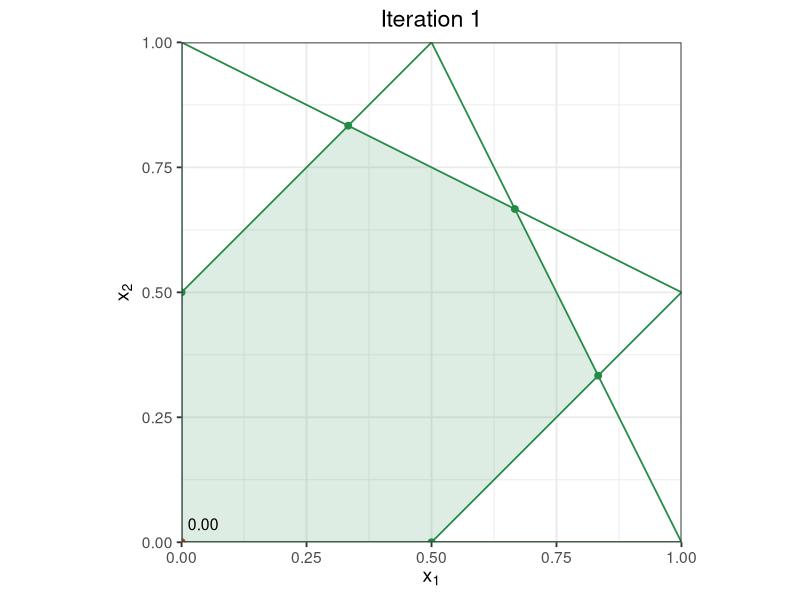
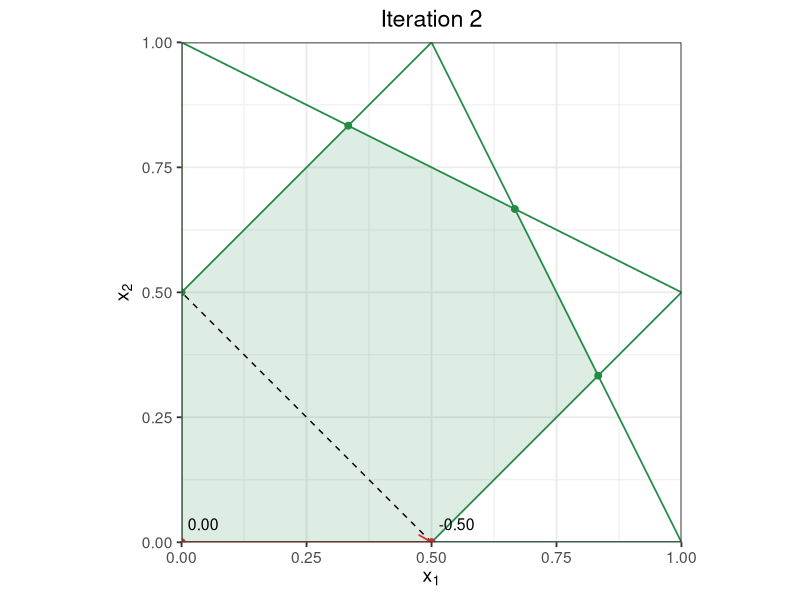
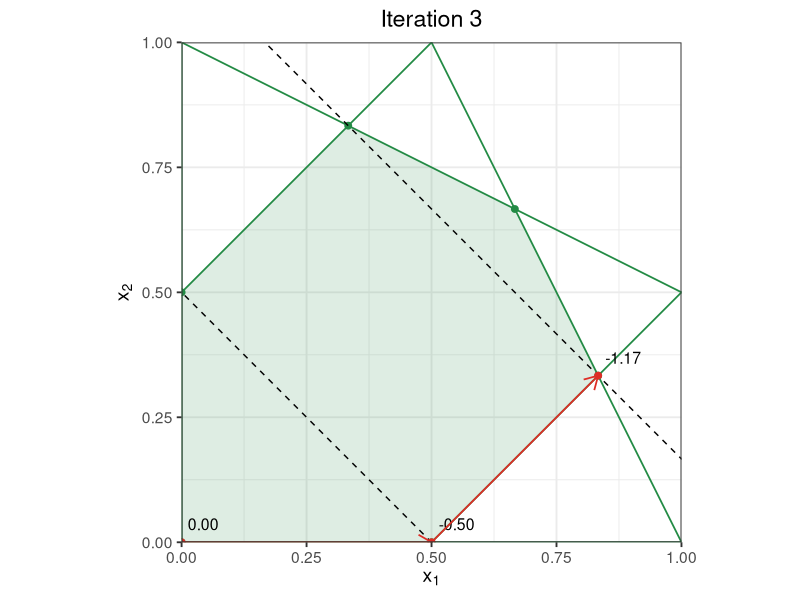
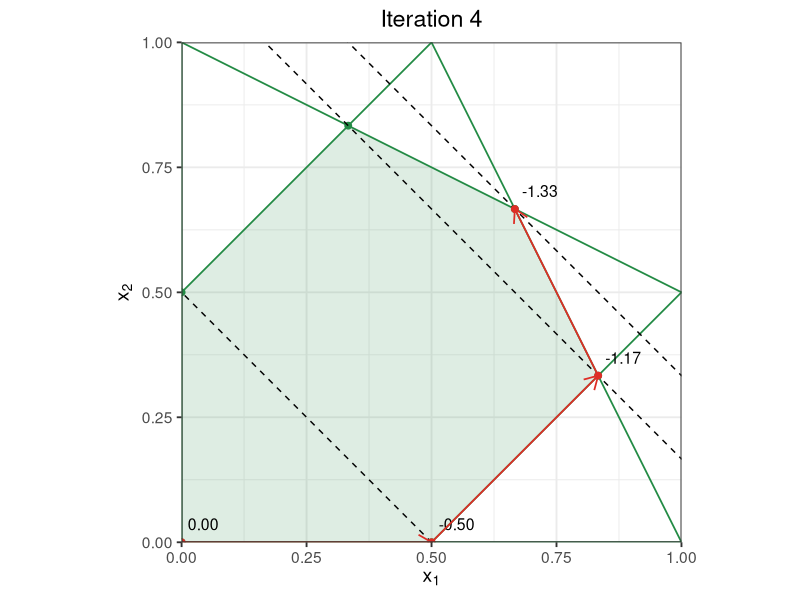

Generate these figures, in order, with R:
# Used in: slides/06-constrained/slides-constrained-3-lp-solvers.tex
#
# Runs a small two-dimensional simplex example and saves one plot per iteration.
# Each plot shows the feasible polytope, visited vertices, and objective level lines.

set.seed(1L)

library(data.table)
library(ggplot2)
library(grid)

figure_dir = "../figure"
dir.create(figure_dir, recursive = TRUE, showWarnings = FALSE)

constraint_color = "#238b45"
trace_color = "#de2d26"
fill_alpha = 0.15

constraint_matrix = matrix(
  c(
    -1, 1,
    1, 2,
    2, 1,
    1, -1,
    -1, 0,
    0, -1
  ),
  ncol = 2L,
  byrow = TRUE
)
constraint_rhs = c(0.5, 2, 2, 0.5, 0, 0)
start_point = c(0, 0)
cost_vector = c(-1, -1)

feasible_vertices = function(a_matrix, b_vector, tolerance = 1e-9) {
  index_pairs = combn(seq_len(nrow(a_matrix)), 2L, simplify = FALSE)

  vertices = lapply(index_pairs, function(active_index) {
    active_matrix = a_matrix[active_index, , drop = FALSE]

    if (abs(det(active_matrix)) <= tolerance) {
      NULL
    } else {
      point = as.numeric(solve(active_matrix, b_vector[active_index]))
      is_feasible = all(drop(a_matrix %*% point) <= b_vector + tolerance)

      if (is_feasible) {
        data.table(x1 = point[1L], x2 = point[2L])
      } else {
        NULL
      }
    }
  })

  vertices = Filter(Negate(is.null), vertices)

  if (length(vertices) == 0L) {
    data.table(x1 = numeric(), x2 = numeric())
  } else {
    unique(rbindlist(vertices))
  }
}

order_vertices = function(vertices) {
  if (nrow(vertices) <= 2L) {
    vertices
  } else {
    center_x1 = mean(vertices$x1)
    center_x2 = mean(vertices$x2)
    ordered_vertices = copy(vertices)
    ordered_vertices[, angle := atan2(x2 - center_x2, x1 - center_x1)]
    setorder(ordered_vertices, angle)
    ordered_vertices[, angle := NULL]
    ordered_vertices
  }
}

constraint_lines = function(a_matrix, b_vector, tolerance = 1e-9) {
  line_data = data.table(
    a1 = a_matrix[, 1L],
    a2 = a_matrix[, 2L],
    rhs = b_vector
  )

  list(
    abline = line_data[abs(a2) > tolerance][
      ,
      .(intercept = rhs / a2, slope = -a1 / a2)
    ],
    vline = line_data[abs(a2) <= tolerance & abs(a1) > tolerance][
      ,
      .(x_intercept = rhs / a1)
    ]
  )
}

plot_polytope = function(a_matrix, b_vector) {
  vertices = order_vertices(feasible_vertices(a_matrix, b_vector))
  lines = constraint_lines(a_matrix, b_vector)

  ggplot() +
    geom_abline(
      data = lines$abline,
      mapping = aes(intercept = intercept, slope = slope),
      color = constraint_color,
      linewidth = 0.6
    ) +
    geom_vline(
      data = lines$vline,
      mapping = aes(xintercept = x_intercept),
      color = constraint_color,
      linewidth = 0.6
    ) +
    geom_polygon(
      data = vertices,
      mapping = aes(x = x1, y = x2),
      fill = constraint_color,
      alpha = fill_alpha
    ) +
    geom_point(
      data = vertices,
      mapping = aes(x = x1, y = x2),
      color = constraint_color,
      size = 2
    ) +
    coord_equal(xlim = c(0, 1), ylim = c(0, 1), expand = FALSE) +
    labs(x = expression(x[1]), y = expression(x[2])) +
    theme_bw(base_size = 14L) +
    theme(plot.title = element_text(hjust = 0.5))
}

select_active_basis = function(a_matrix, active_set, n_variables, tolerance = 1e-9) {
  if (length(active_set) < n_variables) {
    stop("The current point has too few active constraints to identify a simplex basis.")
  }

  basis_candidates = combn(active_set, n_variables, simplify = FALSE)
  valid_basis = vapply(
    basis_candidates,
    function(basis_rows) {
      basis_matrix = a_matrix[basis_rows, , drop = FALSE]
      abs(det(basis_matrix)) > tolerance
    },
    logical(1L)
  )

  selected_index = which(valid_basis)[1L]

  if (is.na(selected_index)) {
    stop("The active constraints do not contain a nonsingular simplex basis.")
  }

  basis_candidates[[selected_index]]
}

trace_row = function(point, previous_point, cost) {
  objective_value = as.numeric(cost %*% point)

  data.table(
    x1 = point[1L],
    x2 = point[2L],
    x1_old = previous_point[1L],
    x2_old = previous_point[2L],
    objective_value = round(objective_value, 2L),
    objective_label = sprintf("%.2f", round(objective_value, 2L)),
    intercept = objective_value / cost[2L],
    slope = -cost[1L] / cost[2L]
  )
}

simplex_trace = function(a_matrix, b_vector, cost, start, tolerance = 1e-8, max_iterations = 20L) {
  n_variables = ncol(a_matrix)
  point = start
  previous_point = c(NA_real_, NA_real_)
  trace = list(trace_row(point, previous_point, cost))

  for (iteration in seq_len(max_iterations)) {
    active_set = which(abs(drop(a_matrix %*% point - b_vector)) <= tolerance)
    basis_rows = select_active_basis(a_matrix, active_set, n_variables, tolerance)
    edge_matrix = -solve(a_matrix[basis_rows, , drop = FALSE])
    objective_improvement = drop(-cost %*% edge_matrix)

    if (all(objective_improvement <= tolerance)) {
      break
    }

    edge_index = which(objective_improvement > tolerance)[1L]
    edge = edge_matrix[, edge_index]
    blocking_constraints = which(drop(a_matrix %*% edge) > tolerance)

    if (length(blocking_constraints) == 0L) {
      stop("The linear program is unbounded in the selected simplex direction.")
    }

    step_lengths = (
      b_vector[blocking_constraints] - drop(a_matrix[blocking_constraints, , drop = FALSE] %*% point)
    ) / drop(a_matrix[blocking_constraints, , drop = FALSE] %*% edge)

    positive_steps = step_lengths[step_lengths > tolerance]

    if (length(positive_steps) == 0L) {
      stop("No positive simplex step length found.")
    }

    previous_point = point
    point = point + min(positive_steps) * edge
    trace[[length(trace) + 1L]] = trace_row(point, previous_point, cost)
  }

  rbindlist(trace)
}

simplex_path = simplex_trace(constraint_matrix, constraint_rhs, cost_vector, start_point)

for (iteration in seq_len(min(4L, nrow(simplex_path)))) {
  visible_path = simplex_path[seq_len(iteration)]
  visible_steps = visible_path[!is.na(x1_old)]

  plot = plot_polytope(constraint_matrix, constraint_rhs) +
    labs(title = sprintf("Iteration %s", iteration)) +
    geom_abline(
      data = visible_path,
      mapping = aes(intercept = intercept, slope = slope),
      linetype = "dashed",
      linewidth = 0.5
    ) +
    geom_point(
      data = visible_path,
      mapping = aes(x = x1, y = x2),
      color = trace_color,
      size = 2
    ) +
    geom_text(
      data = visible_path,
      mapping = aes(x = x1, y = x2, label = objective_label),
      hjust = -0.2,
      vjust = -1,
      size = 4
    ) +
    geom_segment(
      data = visible_steps,
      mapping = aes(x = x1_old, y = x2_old, xend = x1, yend = x2),
      color = trace_color,
      arrow = arrow(length = unit(0.03, "npc")),
      linewidth = 0.6
    )

  ggsave(
    filename = file.path(figure_dir, sprintf("simplex_implementation-%s.png", iteration)),
    plot = plot,
    width = 5,
    height = 5,
    dpi = 300,
    bg = "white"
  )
}
